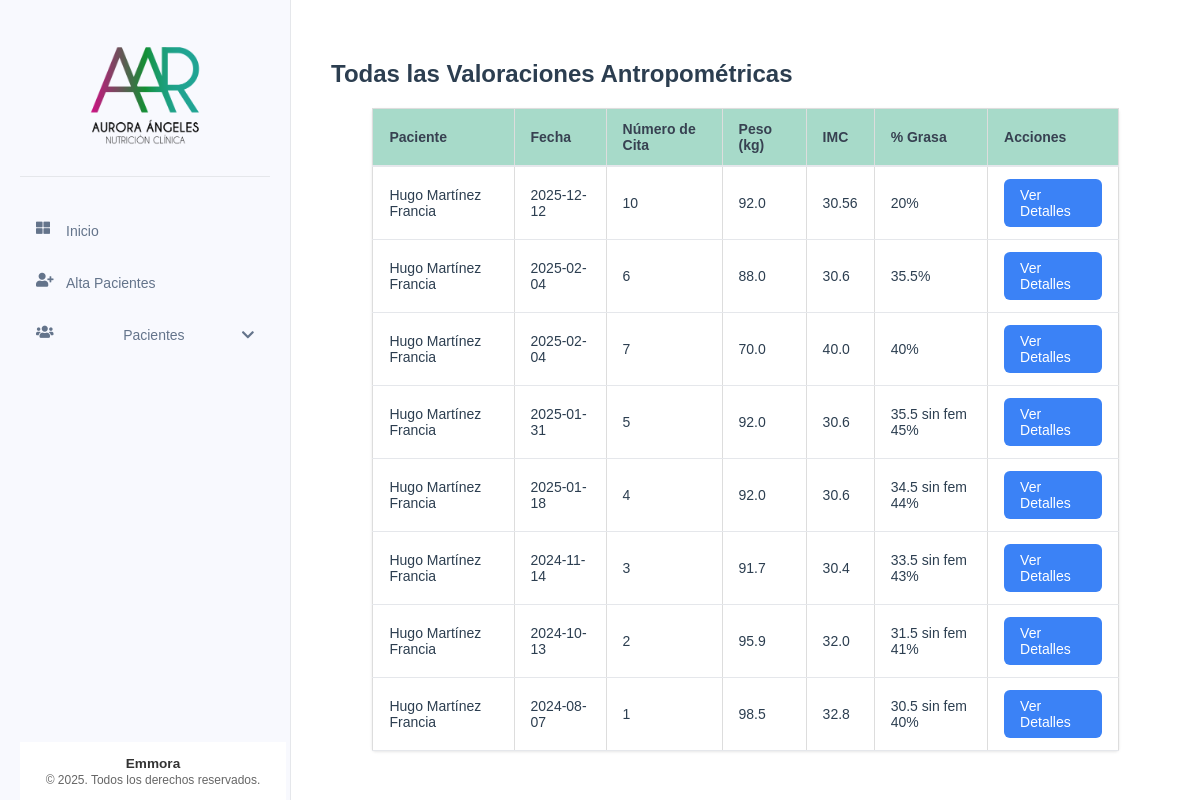
The app's page /valoraciones/, older data.
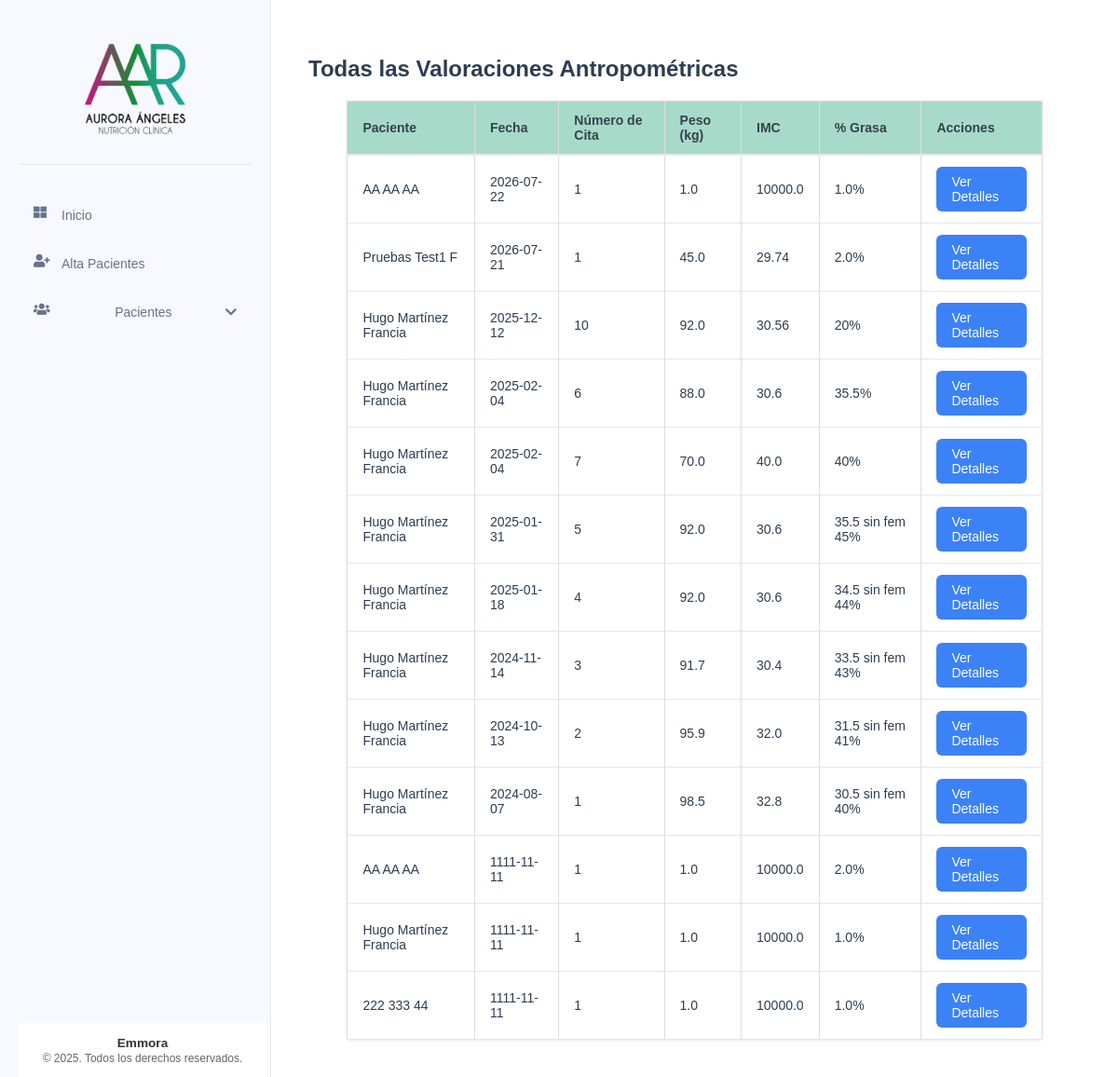
The same page, newer data.
### tables this page shows
CREATE TABLE valoracion_antropometrica (
    id INTEGER PRIMARY KEY AUTOINCREMENT,
    paciente_id INTEGER NOT NULL,
    numero_cita INTEGER NOT NULL,
    fecha DATE NOT NULL,
    estatura FLOAT NOT NULL,
    peso FLOAT NOT NULL,
    imc FLOAT NOT NULL,
    grasa FLOAT NOT NULL,
    cintura FLOAT NOT NULL,
    torax FLOAT NOT NULL,
    brazo FLOAT NOT NULL,
    cadera FLOAT NOT NULL,
    pierna FLOAT NOT NULL,
    pantorrilla FLOAT NOT NULL,
    tension_arterial TEXT NOT NULL,
    frecuencia_cardiaca INTEGER NOT NULL,
    bicep FLOAT NOT NULL,
    tricep FLOAT NOT NULL,
    suprailiaco FLOAT NOT NULL,
    subescapular FLOAT NOT NULL,
    femoral FLOAT,
    porcentaje_grasa TEXT NOT NULL,
    --porcentaje_grasa_fem FLOAT NOT NULL,
    ultima_dieta TEXT,
    FOREIGN KEY (paciente_id) REFERENCES pacientes (id)
);

CREATE TABLE pacientes (
    id INTEGER PRIMARY KEY AUTOINCREMENT,
    nombre TEXT NOT NULL,
    apellido_paterno TEXT NOT NULL,
    apellido_materno TEXT NOT NULL,
    fecha_nacimiento DATE NOT NULL,
    telefono TEXT NOT NULL,
    correo TEXT UNIQUE NOT NULL,
    ciudad TEXT NOT NULL,
    fecha_registro TIMESTAMP DEFAULT CURRENT_TIMESTAMP,
    status TEXT NOT NULL DEFAULT 'activo' CHECK (status IN ('activo', 'inactivo'))
);

### app/controllers/valoracion_antropometrica.py (the view)
@valoracion.route('/')
def todas_valoraciones():
    valoraciones = ValoracionAntropometrica.obtener_todas()
    return render_template('valoraciones/todas_valoraciones.html', valoraciones=valoraciones)

### app/db.py (called while the page is built)
def get_db():
    if 'db' not in g:
        try:
            g.db = sqlite3.connect(
                'pacientes.db',
                detect_types=sqlite3.PARSE_DECLTYPES
            )
            g.db.row_factory = sqlite3.Row
        except sqlite3.Error as e:
            logger.error(f"Error crítico al conectar con la base de datos SQLite: {e}")
            raise e
    return g.db

def query_db(query, args=(), one=False):
    try:
        cur = get_db().execute(query, args)
        rv = cur.fetchall()
        cur.close()
        return (rv[0] if rv else None) if one else rv
    except sqlite3.Error as e:
        logger.error(f"Error al ejecutar query: {query}. Args: {args}. Detalle: {e}")
        raise e

### app/models/valoracion_antropometrica.py (called while the page is built)
    @staticmethod
    def obtener_todas():
        return query_db('''
            SELECT va.*, p.nombre, p.apellido_paterno, p.apellido_materno
            FROM valoracion_antropometrica va
            JOIN pacientes p ON va.paciente_id = p.id
            ORDER BY va.fecha DESC
        ''')

### app/templates/valoraciones/todas_valoraciones.html (shortened to what this page needs)
{% extends "base/base.html" %}
{% block content %}
<div class="valoracion-container">
    <h2>Todas las Valoraciones Antropométricas</h2>
    <table class="table">
        <thead>
            <tr>
                <th class="table__header">Paciente</th>
                <th class="table__header">Fecha</th>
                <th class="table__header">Número de Cita</th>
                <th class="table__header">Peso (kg)</th>
                <th class="table__header">IMC</th>
                <th class="table__header">% Grasa</th>
                <th class="table__header">Acciones</th>
            </tr>
        </thead>
        <tbody>
            {% for valoracion in valoraciones %}
            <tr>
                <td class="table__cell">{{ valoracion['nombre'] }} {{ valoracion['apellido_paterno'] }} {{ valoracion['apellido_materno'] }}</td>
                <td class="table__cell">{{ valoracion['fecha'] }}</td>
                <td class="table__cell">{{ valoracion['numero_cita'] }}</td>
                <td class="table__cell">{{ valoracion['peso'] }}</td>
                <td class="table__cell">{{ valoracion['imc'] }}</td>
                <td class="table__cell">{{ valoracion['porcentaje_grasa'] }}%</td>
                <td class="table__cell">
                    <a href="{{ url_for('valoracion.lista_valoraciones', paciente_id=valoracion['paciente_id']) }}" class="action-button">Ver Detalles</a>
                </td>
            </tr>
            {% endfor %}
        </tbody>
    </table>
</div>
{% endblock %}

### app/templates/base/base.html (shortened to what this page needs)
<!DOCTYPE html>
<html lang="es">
<head>
    <link rel="stylesheet" href="{{ url_for('static', filename='css/components/base.css') }}">
    <link rel="stylesheet" href="{{ url_for('static', filename='css/components/_forms.css') }}">
    <link rel="stylesheet" href="{{ url_for('static', filename='css/components/_tables.css') }}">
    <link rel="stylesheet" href="{{ url_for('static', filename='css/components/_buttons.css') }}">
    <link rel="stylesheet" href="{{ url_for('static', filename='css/components/_cards.css') }}">
    <link rel="stylesheet" href="{{ url_for('static', filename='css/components/_tabs.css') }}">
    <link rel="stylesheet" href="{{ url_for('static', filename='css/components/_modal.css') }}">
    <link rel="stylesheet" href="{{ url_for('static', filename='css/components/_sidebar.css') }}">
    <link rel="stylesheet" href="{{ url_for('static', filename='css/style.css') }}">
    <link href="https://cdnjs.cloudflare.com/ajax/libs/font-awesome/5.15.3/css/all.min.css" rel="stylesheet">
</head>
<body>
    <div class="container" x-data="{ menuOpen: false }">
        <nav class="sidebar">
            <div class="sidebar__header">
                <img src="{{ url_for('static', filename='img/logos/logo.png') }}"
                        alt="Sistema de Pacientes"
                        class="sidebar__logo"
                        onerror="this.onerror=null; this.src='{{ url_for('static', filename='img/logos/default-logo.png') }}'">
            </div>
            <ul class="sidebar__list">
                <li class="sidebar__item">
                    <a href="{{ url_for('main.index') }}" class="sidebar__link">
                        <i class="fas fa-th-large sidebar__icon"></i> Inicio
                    </a>
                </li>
                <li class="sidebar__item">
                    <a href="{{ url_for('pacientes.nuevo_paciente') }}" class="sidebar__link">
                        <i class="fas fa-user-plus sidebar__icon"></i> Alta Pacientes
                    </a>
                </li>
                <li class="sidebar__item" x-data="{ open: false }">
                    <a @click="open = !open" class="sidebar__link sidebar__dropdown">
                        <i class="fas fa-users sidebar__icon"></i> Pacientes
                        <i class="fas fa-chevron-down sidebar__icon-arrow"
                           :class="{ 'rotate-180': open }"></i>
                    </a>
                </li>
            </ul>
            <div class="sidebar-footer">
                <div class="footer-content">
                    <p>Emmora</p>
                    <p>&copy; 2025. Todos los derechos reservados.</p>
                </div>
            </div>
        </nav>
        <main class="content">
            {% block content %}{% endblock %}
        </main>
    </div>
</body>
</html>

### app/static/css/components/base.css (style rules this page uses)
.sidebar__header { padding: 1rem; text-align: center; border-bottom: 1px solid rgba(255, 255, 255, 0.1); min-height: 80px; display: flex; align-items: center; justify-content: center; }
.sidebar__logo { max-width: 150px; height: auto; display: block; margin: 0 auto; }

### app/static/css/components/_tables.css (style rules this page uses)
.table { width: 100%; border-collapse: collapse; margin-bottom: 1rem; }
.table__header { background-color: #f8f9fa; padding: 12px; text-align: left; border-bottom: 2px solid #dee2e6; }
.table__cell { padding: 12px; border-bottom: 1px solid #dee2e6; }

### app/static/css/components/_buttons.css (style rules this page uses)
.action-button { display: inline-flex; align-items: center; gap: 0.5rem; padding: 8px 16px; background-color: #3498db; color: white; border: none; border-radius: 4px; text-decoration: none; cursor: pointer; transition: background-color 0.3s; }

### app/static/css/components/_sidebar.css (style rules this page uses)
.sidebar-footer { position: fixed; bottom: 0; width: 250px; padding: 0.5rem; border-top: 1px solid rgba(255, 255, 255, 0.1); background-color: #fff; z-index: 100; }
.footer-content { text-align: center; color: #666; font-size: 0.75rem; padding: 5px 0; }
.footer-content p { margin: 0; line-height: 1.2; }
.footer-content p:first-child { font-weight: 600; font-size: 0.85rem; color: #333; }
.sidebar__list { margin-bottom: 60px; }

### app/static/css/style.css (style rules this page uses)
body { font-family: Arial, sans-serif; margin: 0; padding: 0; color: #2c3e50; }
.container { display: flex; min-height: 100vh; }
.sidebar { width: 250px; background-color: #f8f9fe; padding: 20px; transition: all 0.3s ease; border-right: 1px solid #e5e7eb; }
.sidebar__list { list-style-type: none; padding: 0; margin-top: 2rem; }
.sidebar__item { margin-bottom: 0.5rem; }
.sidebar__link { text-decoration: none; color: #64748b; display: flex; align-items: center; padding: 0.75rem 1rem; border-radius: 0.5rem; transition: all 0.3s ease; font-size: 0.875rem; }
.sidebar__icon { margin-right: 10px; width: 20px; height: 20px; display: flex; align-items: center; justify-content: center; }
.sidebar__header { padding: 1rem; text-align: center; border-bottom: 1px solid #e5e7eb; margin-bottom: 1.5rem; }
.sidebar__logo { max-width: 150px; height: auto; display: block; margin: 0 auto; }
.content { flex: 1; padding: 20px; background-color: #fff; }
.table { width: 100%; border-collapse: collapse; margin: 20px 0; font-size: 16px; text-align: left; }
.table__header, .table__cell { border: 1px solid #ddd; padding: 8px; text-align: left; }
.table__header { background-color: #f2f2f2; }
.table { max-width: 90%; background-color: white; margin: 0 auto; box-shadow: 0 1px 3px rgba(0, 0, 0, 0.1); border-radius: 4px; }
.table__header { padding: 12px 16px; text-align: left; font-weight: 600; font-size: 0.875rem; color: #374151; background-color: #119b6e5e; border-bottom: 2px solid #e5e7eb; }
.table__cell { padding: 12px 16px; font-size: 0.875rem; border-bottom: 1px solid #e5e7eb; }
.action-button { display: inline-flex; align-items: center; padding: 0.5rem 1rem; font-size: 0.875rem; font-weight: 500; border-radius: 0.375rem; background-color: #3b82f6; color: white; text-decoration: none; transition: background-color 0.2s; }
.valoracion-container { max-width: 1200px; margin: 0 auto; padding: 20px; background-color: #fff; }
.action-button { display: inline-flex; align-items: center; gap: 0.5rem; padding: 0.5rem 1rem; background-color: #3b82f6; color: white; border-radius: 0.375rem; text-decoration: none; font-size: 0.875rem; font-weight: 500; transition: background-color 0.2s; }
.sidebar__dropdown { cursor: pointer; display: flex; justify-content: space-between; align-items: center; }
.sidebar__icon-arrow { transition: transform 0.3s ease; }

Row changes from the older to the newer data that the page shows:
added valoracion_antropometrica: nombre "AA", apellido_paterno "AA", apellido_materno "AA", fecha "2026-07-22", numero_cita "1", peso "1.0", imc "10000.0", porcentaje_grasa "1.0"
added valoracion_antropometrica: nombre "Pruebas", apellido_paterno "Test1", apellido_materno "F", fecha "2026-07-21", numero_cita "1", peso "45.0", imc "29.74", porcentaje_grasa "2.0"
added valoracion_antropometrica: nombre "AA", apellido_paterno "AA", apellido_materno "AA", fecha "1111-11-11", numero_cita "1", peso "1.0", imc "10000.0", porcentaje_grasa "2.0"
added valoracion_antropometrica: nombre "Hugo", apellido_paterno "Martínez", apellido_materno "Francia", fecha "1111-11-11", numero_cita "1", peso "1.0", imc "10000.0", porcentaje_grasa "1.0"
added valoracion_antropometrica: nombre "222", apellido_paterno "333", apellido_materno "44", fecha "1111-11-11", numero_cita "1", peso "1.0", imc "10000.0", porcentaje_grasa "1.0"
